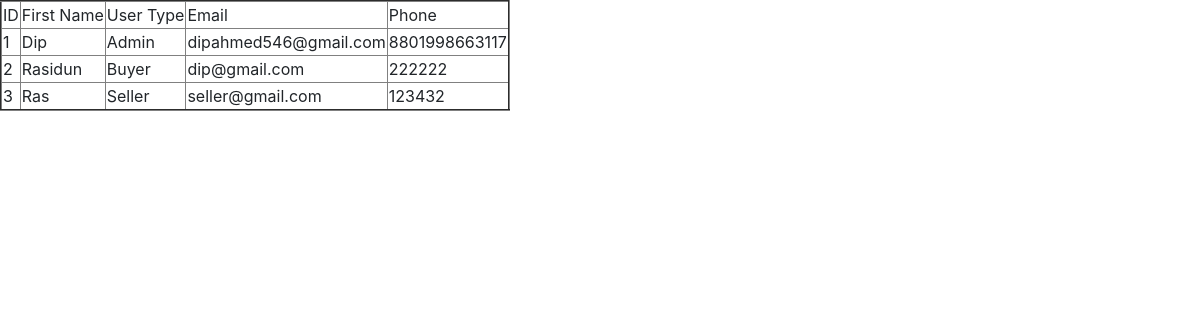
/BUYER/view/viewUser.php, run on the app's committed database.
### tables this page shows
CREATE TABLE `users` (
  `id` int(50) NOT NULL,
  `userPassword` varchar(20) NOT NULL,
  `firstname` varchar(20) NOT NULL,
  `lastname` varchar(20) NOT NULL,
  `userType` varchar(20) NOT NULL,
  `phone` varchar(20) NOT NULL,
  `gender` varchar(20) NOT NULL,
  `homeAddress` varchar(20) NOT NULL,
  `email` varchar(50) NOT NULL,
  `birthDate` date NOT NULL,
  `imageName` varchar(100) NOT NULL
);

### BUYER/view/viewUser.php (the view, shortened to what this page needs)
<!DOCTYPE html>
<html lang="en">
<head>
	<link rel="stylesheet" href="../css/style.css">
  <link rel="stylesheet" href="style.css">
  <link rel="stylesheet" href="https://stackpath.bootstrapcdn.com/bootstrap/4.4.1/css/bootstrap.min.css">
</head>
<body>
</body>
</html>
<?php
	$email= $_POST['email'];
	$conn = mysqli_connect('localhost', 'root', '', 'abc_com');
	$sql = "select * from users where email like '%{$email}%'";
	$result = mysqli_query($conn, $sql);
	$response = "<table border=2>
					<tr>
						<td>ID</td>
						<td>First Name</td>
						<td>User Type</td>
						<td>Email</td>
                        <td>Phone </td>
					</tr>";
	while ($row = mysqli_fetch_assoc($result)) {
		$response .= "	<tr>
							<td>{$row['id']}</td>
							<td>{$row['firstname']}</td>
							<td>{$row['userType']}</td>
							<td>{$row['email']}</td>
                            <td>{$row['phone']}</td>
						</tr>";
	}
	$response .= "</table>";
	echo $response;
?>

### data on the page
users: id "1", firstname "Dip", userType "Admin", email "dipahmed546@gmail.com", phone "8801998663117"
users: id "2", firstname "Rasidun", userType "Buyer", email "dip@gmail.com", phone "222222"
users: id "3", firstname "Ras", userType "Seller", email "seller@gmail.com", phone "123432"
